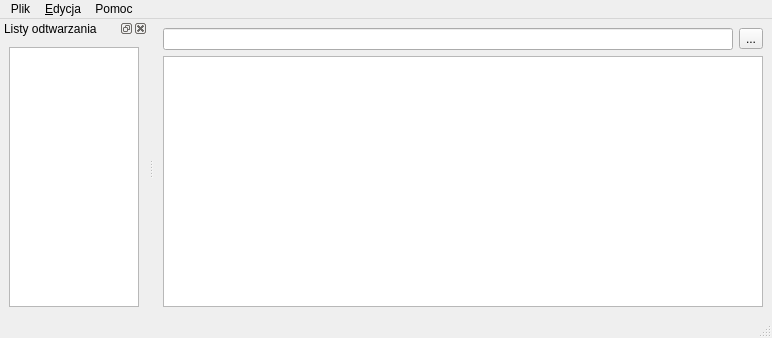
<?xml version="1.0" encoding="UTF-8"?>
<ui version="4.0">
 <class>MainWindow</class>
 <widget class="QMainWindow" name="MainWindow">
  <property name="geometry">
   <rect>
    <x>0</x>
    <y>0</y>
    <width>772</width>
    <height>338</height>
   </rect>
  </property>
  <property name="windowTitle">
   <string>ModelView - Multiple Playlists</string>
  </property>
  <property name="windowIcon">
   <iconset resource="../../../examples/icons/icons.qrc">
    <normaloff>:/icons/collection.png</normaloff>:/icons/collection.png</iconset>
  </property>
  <widget class="QWidget" name="centralwidget">
   <layout class="QVBoxLayout" name="verticalLayout">
    <item>
     <layout class="QHBoxLayout" name="horizontalLayout_2">
      <item>
       <widget class="QLineEdit" name="lineEdit">
        <property name="toolTip">
         <string>tekst filtra</string>
        </property>
       </widget>
      </item>
      <item>
       <widget class="QToolButton" name="clearFilterButton">
        <property name="toolTip">
         <string>wyczyść filtr</string>
        </property>
        <property name="text">
         <string>...</string>
        </property>
        <property name="icon">
         <iconset resource="../../../examples/icons/icons.qrc">
          <normaloff>:/icons/edit-clear.png</normaloff>:/icons/edit-clear.png</iconset>
        </property>
       </widget>
      </item>
     </layout>
    </item>
    <item>
     <widget class="PlayListView" name="playListView">
      <property name="minimumSize">
       <size>
        <width>600</width>
        <height>0</height>
       </size>
      </property>
      <property name="dragEnabled">
       <bool>true</bool>
      </property>
      <property name="dragDropMode">
       <enum>QAbstractItemView::DragOnly</enum>
      </property>
      <property name="alternatingRowColors">
       <bool>true</bool>
      </property>
      <property name="selectionBehavior">
       <enum>QAbstractItemView::SelectRows</enum>
      </property>
      <property name="showGrid">
       <bool>false</bool>
      </property>
      <property name="sortingEnabled">
       <bool>true</bool>
      </property>
      <attribute name="horizontalHeaderCascadingSectionResizes">
       <bool>true</bool>
      </attribute>
      <attribute name="horizontalHeaderStretchLastSection">
       <bool>true</bool>
      </attribute>
      <attribute name="verticalHeaderVisible">
       <bool>false</bool>
      </attribute>
     </widget>
    </item>
   </layout>
  </widget>
  <widget class="QMenuBar" name="menubar">
   <property name="geometry">
    <rect>
     <x>0</x>
     <y>0</y>
     <width>772</width>
     <height>23</height>
    </rect>
   </property>
   <widget class="QMenu" name="menuFile">
    <property name="title">
     <string>Plik</string>
    </property>
    <addaction name="actionNew"/>
    <addaction name="actionOpen"/>
    <addaction name="actionSaveAs"/>
    <addaction name="actionClose"/>
    <addaction name="actionQuit"/>
    <addaction name="actionRefresh"/>
   </widget>
   <widget class="QMenu" name="menuEdit">
    <property name="title">
     <string>&amp;Edycja</string>
    </property>
    <addaction name="actionCut"/>
    <addaction name="actionCopy"/>
    <addaction name="actionPaste"/>
    <addaction name="actionRemove"/>
   </widget>
   <widget class="QMenu" name="menuHelp">
    <property name="title">
     <string>Pomoc</string>
    </property>
    <addaction name="actionAbout"/>
    <addaction name="actionAboutQt"/>
   </widget>
   <addaction name="menuFile"/>
   <addaction name="menuEdit"/>
   <addaction name="menuHelp"/>
  </widget>
  <widget class="QStatusBar" name="statusbar"/>
  <widget class="QDockWidget" name="sourcesDock">
   <property name="windowTitle">
    <string>Listy odtwarzania</string>
   </property>
   <attribute name="dockWidgetArea">
    <number>1</number>
   </attribute>
   <widget class="QWidget" name="dockWidgetContents">
    <layout class="QVBoxLayout" name="verticalLayout_2">
     <item>
      <widget class="PlaylistsView" name="sourceListView">
       <property name="minimumSize">
        <size>
         <width>130</width>
         <height>0</height>
        </size>
       </property>
       <property name="contextMenuPolicy">
        <enum>Qt::ActionsContextMenu</enum>
       </property>
       <property name="acceptDrops">
        <bool>true</bool>
       </property>
       <property name="toolTip">
        <string>Kliknij, żeby zaznaczyć, kliknij prawym, żeby dodać/usunąć</string>
       </property>
       <property name="dragDropMode">
        <enum>QAbstractItemView::DropOnly</enum>
       </property>
      </widget>
     </item>
    </layout>
   </widget>
  </widget>
  <action name="actionQuit">
   <property name="icon">
    <iconset resource="../../../examples/icons/icons.qrc">
     <normaloff>:/icons/window-close.png</normaloff>:/icons/window-close.png</iconset>
   </property>
   <property name="text">
    <string>&amp;Wyjście</string>
   </property>
   <property name="shortcut">
    <string>Ctrl+Q</string>
   </property>
  </action>
  <action name="actionCut">
   <property name="icon">
    <iconset resource="../../../examples/icons/icons.qrc">
     <normaloff>:/icons/edit-cut.png</normaloff>:/icons/edit-cut.png</iconset>
   </property>
   <property name="text">
    <string>Wytnij</string>
   </property>
   <property name="shortcut">
    <string>Ctrl+X</string>
   </property>
  </action>
  <action name="actionCopy">
   <property name="icon">
    <iconset resource="../../../examples/icons/icons.qrc">
     <normaloff>:/icons/edit-copy.png</normaloff>:/icons/edit-copy.png</iconset>
   </property>
   <property name="text">
    <string>Kopiuj</string>
   </property>
   <property name="shortcut">
    <string>Ctrl+C</string>
   </property>
  </action>
  <action name="actionPaste">
   <property name="icon">
    <iconset resource="../../../examples/icons/icons.qrc">
     <normaloff>:/icons/edit-paste.png</normaloff>:/icons/edit-paste.png</iconset>
   </property>
   <property name="text">
    <string>Wklej</string>
   </property>
   <property name="shortcut">
    <string>Ctrl+V</string>
   </property>
  </action>
  <action name="actionAbout">
   <property name="icon">
    <iconset resource="../../../examples/icons/icons.qrc">
     <normaloff>:/icons/help-about.png</normaloff>:/icons/help-about.png</iconset>
   </property>
   <property name="text">
    <string>O programie</string>
   </property>
  </action>
  <action name="actionAboutQt">
   <property name="icon">
    <iconset resource="../../../examples/icons/icons.qrc">
     <normaloff>:/icons/help-about.png</normaloff>:/icons/help-about.png</iconset>
   </property>
   <property name="text">
    <string>O Qt</string>
   </property>
  </action>
  <action name="actionNew">
   <property name="icon">
    <iconset resource="../../../examples/icons/icons.qrc">
     <normaloff>:/icons/view-media-playlist.png</normaloff>:/icons/view-media-playlist.png</iconset>
   </property>
   <property name="text">
    <string>Nowy</string>
   </property>
  </action>
  <action name="actionClose">
   <property name="icon">
    <iconset resource="../../../examples/icons/icons.qrc">
     <normaloff>:/icons/document-close.png</normaloff>:/icons/document-close.png</iconset>
   </property>
   <property name="text">
    <string>Zamknij</string>
   </property>
  </action>
  <action name="actionOpen">
   <property name="icon">
    <iconset resource="../../../examples/icons/icons.qrc">
     <normaloff>:/icons/document-open.png</normaloff>:/icons/document-open.png</iconset>
   </property>
   <property name="text">
    <string>Otwórz</string>
   </property>
  </action>
  <action name="actionSaveAs">
   <property name="icon">
    <iconset resource="../../../examples/icons/icons.qrc">
     <normaloff>:/icons/document-save-as.png</normaloff>:/icons/document-save-as.png</iconset>
   </property>
   <property name="text">
    <string>Zapisz jako</string>
   </property>
  </action>
  <action name="actionRemove">
   <property name="icon">
    <iconset resource="../../../examples/icons/icons.qrc">
     <normaloff>:/icons/list-remove.png</normaloff>:/icons/list-remove.png</iconset>
   </property>
   <property name="text">
    <string>Usuń</string>
   </property>
   <property name="shortcut">
    <string>Del</string>
   </property>
  </action>
  <action name="actionRefresh">
   <property name="icon">
    <iconset resource="../../../examples/icons/icons.qrc">
     <normaloff>:/icons/refresh.png</normaloff>:/icons/refresh.png</iconset>
   </property>
   <property name="text">
    <string>&amp;Odśwież</string>
   </property>
   <property name="shortcut">
    <string>F5</string>
   </property>
  </action>
 </widget>
 <customwidgets>
  <customwidget>
   <class>PlayListView</class>
   <extends>QTableView</extends>
   <header>playlistview.h</header>
  </customwidget>
  <customwidget>
   <class>PlaylistsView</class>
   <extends>QListView</extends>
   <header>playlistsview.h</header>
  </customwidget>
 </customwidgets>
 <resources>
  <include location="../../../examples/icons/icons.qrc"/>
 </resources>
 <connections>
  <connection>
   <sender>clearFilterButton</sender>
   <signal>clicked()</signal>
   <receiver>lineEdit</receiver>
   <slot>clear()</slot>
   <hints>
    <hint type="sourcelabel">
     <x>556</x>
     <y>50</y>
    </hint>
    <hint type="destinationlabel">
     <x>486</x>
     <y>50</y>
    </hint>
   </hints>
  </connection>
 </connections>
</ui>
